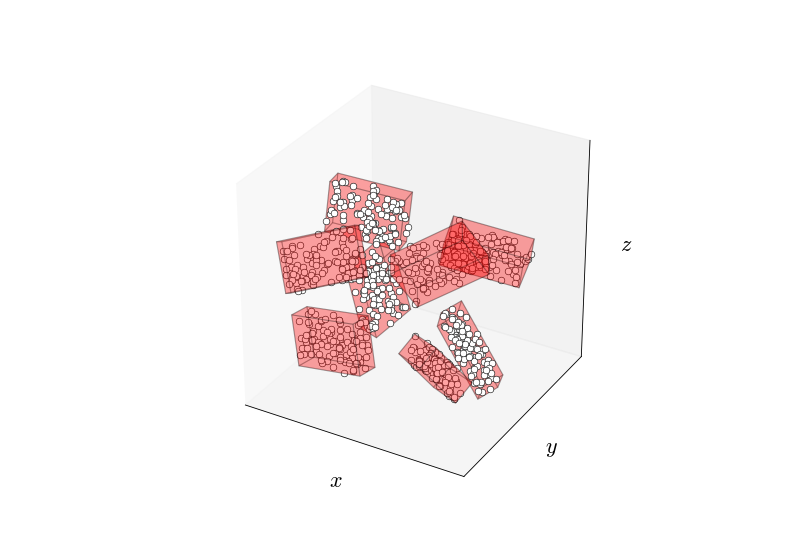

Write Python code to recreate this figure.
from numpy.random import randint
from numpy.random import rand

import matplotlib.pyplot as plt

from compas.visualization.plotters.core.helpers import Bounds
from compas.visualization.plotters.core.helpers import Cloud3D
from compas.visualization.plotters.core.helpers import Box
from compas.visualization.plotters.core.drawing import create_axes_3d

from compas.numerical.xforms import rotation_matrix
from compas.numerical.transformations import transform

from compas.numerical.spatial import bounding_box

clouds = []

for i in range(8):
    a = randint(1, high=8) * 10 * 3.14159 / 180
    d = [1, 1, 1]

    cloud = rand(100, 3)

    if i in (1, 2, 5, 6):
        cloud[:, 0] *= - 10.0
        cloud[:, 0] -= 3.0
        d[0] = -1
    else:
        cloud[:, 0] *= 10.0
        cloud[:, 0] += 3.0

    if i in (2, 3, 6, 7):
        cloud[:, 1] *= - 3.0
        cloud[:, 1] -= 3.0
        d[1] = -1
    else:
        cloud[:, 1] *= 3.0
        cloud[:, 1] += 3.0

    if i in (4, 5, 6, 7):
        cloud[:, 2] *= - 6.0
        cloud[:, 2] -= 3.0
        d[2] = -1
    else:
        cloud[:, 2] *= 6.0
        cloud[:, 2] += 3.0

    R = rotation_matrix(a, d)
    cloud[:] = transform(cloud, R)

    clouds.append(cloud.tolist())

axes = create_axes_3d()

bounds = Bounds([point for points in clouds for point in points])
bounds.plot(axes)

for cloud in clouds:
    bbox = bounding_box(cloud)

    Cloud3D(cloud).plot(axes)
    Box(bbox[1]).plot(axes)

plt.show()
